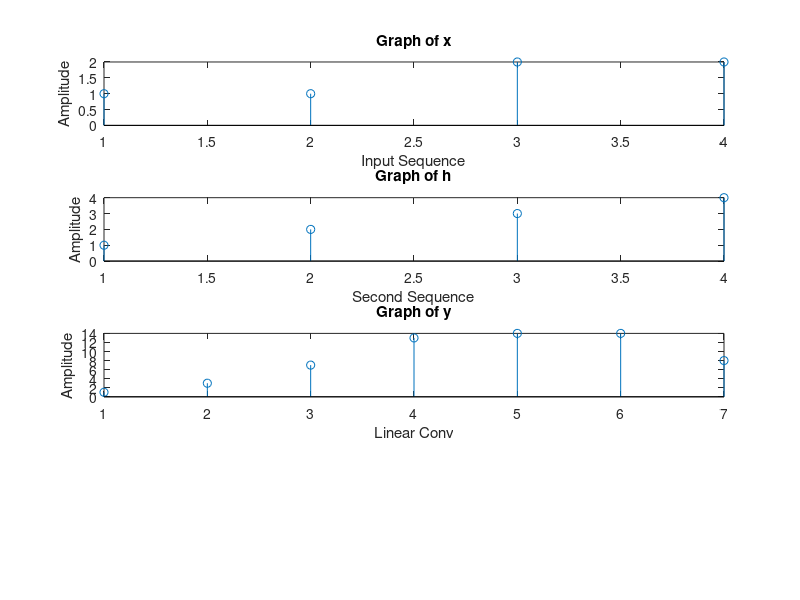

Recreate this plot in MATLAB.
clc;
close all;
x = [1,1,2,2];
h = [1,2,3,4];

% Linear Convolution
y = conv(x,h);
subplot(4,1,1);
stem(x);
xlabel('Input Sequence');
ylabel('Amplitude');
title('Graph of x');
subplot(4,1,2);
stem(h);
xlabel('Second Sequence');
ylabel('Amplitude');
title('Graph of h');
subplot(4,1,3);
stem(y);
xlabel('Linear Conv');
ylabel('Amplitude');
title('Graph of y');
display(y);
